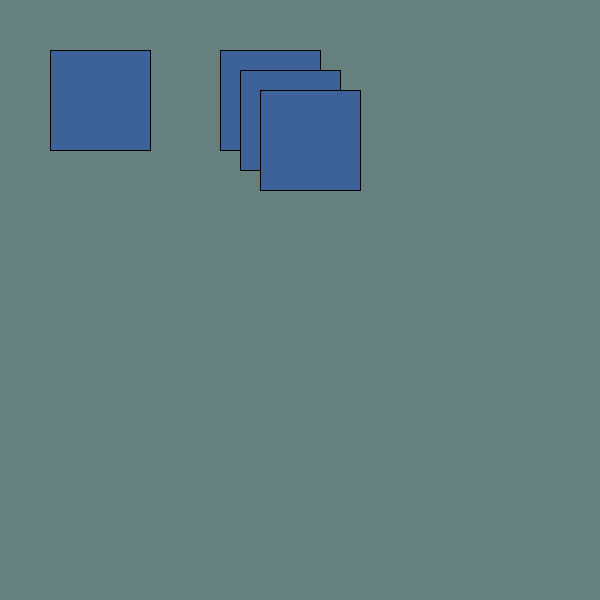
Frame 1 (no input)
Frame 60 (the mouse pressed at the canvas centre just before this capture): identical to frame 1, image omitted
Frame 120 (the mouse held since frame 60 and released just before this capture): identical to frame 1, image omitted

The Processing sketch that drew this single still picture (run headless with seeded random() and noise(); from frame 60 on, the mouse is pressed at the canvas centre):

// Processing sketch: sketch_9_function_parameters
// ── sketch_9_function_parameters.pde
// setup is run once, when the sketch is launched
void setup() {
  size(600, 600);  
  colorMode(HSB, 100);
  background(50, 20, 50);
  fill(60,60,60);
}

// draw is run over and over again
void draw() {
  createBox();  // calls the function named createBox
  createThreeBoxes(220);      // this function call now passes a parameter
}

// a custom function I have written
void createBox() {
   rect(50,50,100,100);
}

// this function now reqires a parameter.. some data to work with
void createThreeBoxes(int startPoint) {
  rect(startPoint, 50, 100, 100);
  rect(startPoint + 20, 70, 100, 100);
  rect(startPoint + 40, 90, 100, 100);
}

// with function parameters, your functions can become factories
